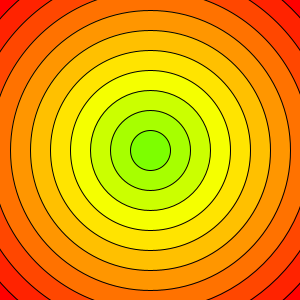
Frame 1 (no input)
Frame 60 (the mouse pressed at the canvas centre just before this capture): identical to frame 1, image omitted
Frame 120 (the mouse held since frame 60 and released just before this capture): identical to frame 1, image omitted

The Processing sketch that drew this single still picture (run headless with seeded random() and noise(); from frame 60 on, the mouse is pressed at the canvas centre):

// Processing sketch: processing_20020
// ── processing_20020.pde

// concentric circles
// notice how we must decrement this time, not increment,
// this way we draw the smallest circle last

void setup() {
  size(300, 300);
  smooth();  
  colorMode(HSB);
}

//--------------------------------------------------------
void draw() {
  
  int radius = 440;
  int spacing = 40;  
  
  while ( radius > 0 ) {
    // introducing your new best friend: map() 
    // map() takes the radius, which varies between 500 and 40
    // and map it to a value which varies between 0 and 50
    int c = int( map(radius, 440, 40, 0, 64) );
    // use that value to set the hue    
    fill(c, 255, 255);
    
    ellipse(width/2, height/2, radius, radius);
    radius = radius - spacing;
  }  
}
